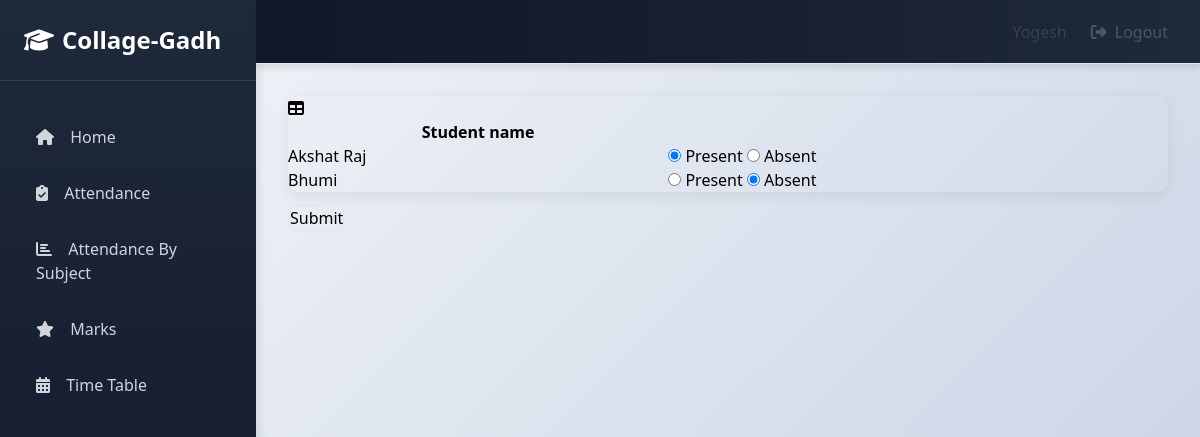
Page /teacher/6879/Edit_att/ (signed in) on the committed database.
### info/models.py (models this page shows, shortened)
class User(AbstractUser):
    @property
    def is_student(self):
        if hasattr(self, 'student'):
            return True
        return False

class Student(models.Model):
    user = models.OneToOneField(User, on_delete=models.CASCADE, null=True)
    class_id = models.ForeignKey(Class, on_delete=models.CASCADE, default=1)
    USN = models.CharField(primary_key='True', max_length=100)
    name = models.CharField(max_length=200)
    sex = models.CharField(max_length=50, choices=sex_choice, default='Male')
    DOB = models.DateField(default='1998-01-01')

class Attendance(models.Model):
    course = models.ForeignKey(Course, on_delete=models.CASCADE)
    student = models.ForeignKey(Student, on_delete=models.CASCADE)
    attendanceclass = models.ForeignKey(AttendanceClass, on_delete=models.CASCADE, default=1)
    date = models.DateField(default='2018-10-23')
    status = models.BooleanField(default='True')

### info/views.py (the view)
# urls.py: path('teacher/<int:ass_c_id>/Edit_att/', views.edit_att, name='edit_att'),
@login_required()
def edit_att(request, ass_c_id):
    assc = get_object_or_404(AttendanceClass, id=ass_c_id)
    cr = assc.assign.course
    att_list = Attendance.objects.filter(attendanceclass=assc, course=cr)
    context = {
        'assc': assc,
        'att_list': att_list,
    }
    return render(request, 'info/t_edit_att.html', context)

### info/templates/info/t_edit_att.html (shortened to what this page needs)
{% extends 'info/base.html' %}
{% block content %}
<form action="{% url 'confirm' assc.id %}" method="post">
    <div class="card mb-3">
        <div class="card-header">
          <i class="fas fa-table"></i>
         <b>{{ dept1.name }}</b></div>
        <div class="card-body">
          <div class="table-responsive">
            <table class="table table-bordered" id="dataTable" width="100%" cellspacing="0">
              <thead>
                <tr>
                    <th>Student name</th>
                    <th></th>
                </tr>
              </thead>
                <tbody>
                    {% for att in att_list %}
                    <tr>
                    <td>{{att.student.name}}</td>
                    <td>
                        <div class="btn-group btn-group-toggle" data-toggle="buttons">
                                {% if att.status %}
                                <label class="btn btn-outline-success active">
                                    <input type="radio" name="{{ att.student.USN }}" id="option1" autocomplete="off" value="present" checked> Present
                                </label>
                                <label class="btn btn-outline-danger">
                                    <input type="radio" name="{{ att.student.USN }}" id="option2" autocomplete="off" value="absent"> Absent
                                </label>
                                {% else %}
                                <label class="btn btn-outline-success">
                                    <input type="radio" name="{{ att.student.USN }}" id="option1" autocomplete="off" value="present" > Present
                                </label>
                                <label class="btn btn-outline-danger active">
                                    <input type="radio" name="{{ att.student.USN }}" id="option2" autocomplete="off" value="absent" checked> Absent
                                </label>
                                {% endif %}
                        </div>
                    </td>
                    </tr>
                {% endfor %}
                </tbody>
            </table>
          </div>
        </div>
      </div>
    <input class="btn btn-success" type="submit" value="Submit">
</form>
{% endblock %}

### info/templates/info/base.html (shortened to what this page needs)
<!DOCTYPE html>
<html lang="en">
  <head>
    {% load static %}
    <script src="https://cdn.tailwindcss.com"></script>
    <link rel="stylesheet" href="https://cdnjs.cloudflare.com/ajax/libs/font-awesome/6.4.0/css/all.min.css">
  </head>
  <body id="page-top" class="flex h-screen bg-gray-100">
    <aside class="sidebar w-64 h-screen overflow-y-auto">
      <div class="p-6 border-b border-slate-700">
        <a href="{% url 'index' %}" class="text-2xl font-bold text-white flex items-center gap-2">
          <i class="fas fa-graduation-cap"></i> Collage-Gadh
        </a>
      </div>
      <nav class="mt-8 px-4 space-y-2">
        <a href="{% url 'index' %}" class="sidebar-item block px-4 py-3 text-gray-300 hover:text-white font-medium">
          <i class="fas fa-home mr-3"></i> Home
        </a>
        {% if request.user.is_student %}
          <a href="{% url 'attendance' request.user.student.USN %}" class="sidebar-item block px-4 py-3 text-gray-300 hover:text-white font-medium">
            <i class="fas fa-clipboard-check mr-3"></i> Attendance
          </a>
          <a href="{% url 'attendance' request.user.student.USN %}" class="sidebar-item block px-4 py-3 text-gray-300 hover:text-white font-medium">
            <i class="fas fa-chart-bar mr-3"></i> Attendance By Subject
          </a>
          <a href="{% url 'marks_list' request.user.student.USN %}" class="sidebar-item block px-4 py-3 text-gray-300 hover:text-white font-medium">
            <i class="fas fa-star mr-3"></i> Marks
          </a>
          <a href="{% url 'timetable' request.user.student.class_id_id %}" class="sidebar-item block px-4 py-3 text-gray-300 hover:text-white font-medium">
            <i class="fas fa-calendar-alt mr-3"></i> Time Table
          </a>
        {% endif %}
      </nav>
    </aside>
    <div class="flex-1 flex flex-col">
      <nav class="navbar h-16 flex items-center justify-between px-8 border-b border-gray-200">
        <div class="flex items-center gap-6">
          <span class="text-gray-700 font-medium capitalize">
            {% if request.user.is_student %}
              {{ request.user.student.name }}
            {% elif request.user.is_teacher %}
              {{ request.user.teacher.name }}
            {% else %}
              {{ request.user.username }}
            {% endif %}
          </span>
          <button onclick="showLogoutModal()" class="text-gray-600 hover:text-gray-900 font-medium flex items-center gap-2">
            <i class="fas fa-sign-out-alt"></i> Logout
          </button>
        </div>
      </nav>
      <main class="flex-1 overflow-auto p-8">
        {% block content %}
        {% endblock %}
      </main>
    </div>
  </body>
</html>

### info/templates/info/base.html (style rules this page uses)
* { margin: 0; padding: 0; box-sizing: border-box; }
body { background: linear-gradient(135deg, #f5f7fa 0%, #c3cfe2 100%); min-height: 100vh; }
.sidebar { background: linear-gradient(180deg, #1e293b 0%, #0f172a 100%); box-shadow: 2px 0 10px rgba(0,0,0,0.1); }
.sidebar-item { border-left: 4px solid transparent; transition: all 0.3s ease; }
.navbar { background: linear-gradient(90deg, #0f172a 0%, #1e293b 100%); box-shadow: 0 4px 6px rgba(0,0,0,0.1); }
.card { border: none; border-radius: 12px; box-shadow: 0 4px 15px rgba(0,0,0,0.08); transition: all 0.3s ease; }
input, textarea, select { border: 2px solid #e2e8f0; border-radius: 8px; transition: all 0.3s ease; }

### rows in the picture
User: user.student.name "Yogesh"
Attendance: student.name "Akshat Raj"
Attendance: student.name "Bhumi"
